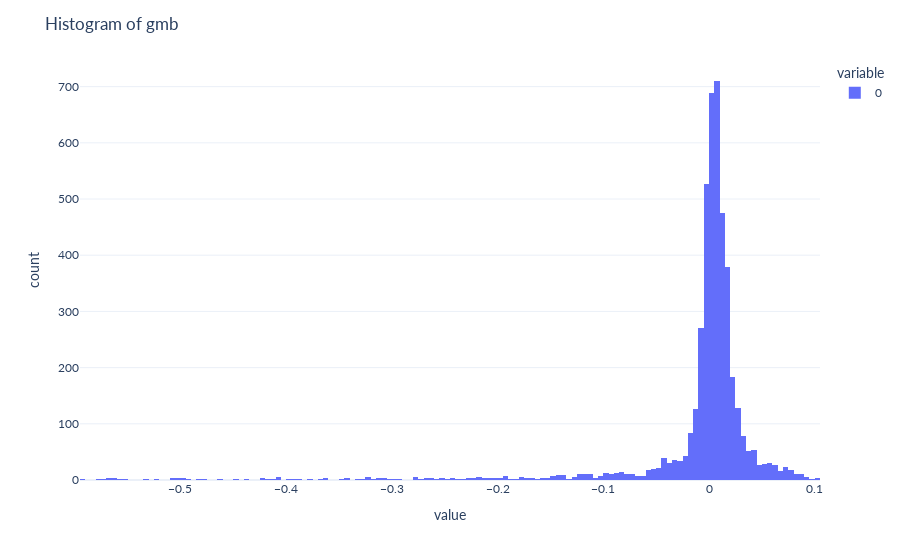

The cell this chart's notebook holds for it:
### Code cell
fig = px.histogram(mb_train_y[:, 1])
fig.update_layout(title_text = 'Histogram of gmb')

fig.update_layout(template = "plotly_white")
fig.update_layout(font_family = "Lato")

fig.show()

### Figure 1 — Plotly figure (JSON) as saved in the notebook; plotly's stock layout.template omitted (floating-point values rounded to 4 significant figures; data arrays with more than 128 entries replaced by an {"elided": "..."} marker saying what was removed)
{"data": [{"alignmentgroup": "True", "bingroup": "x", "hovertemplate": "variable=0<br>value=%{x}<br>count=%{y}<extra></extra>", "legendgroup": "0", "marker": {"color": "#636efa", "pattern": {"shape": ""}}, "name": "0", "offsetgroup": "0", "orientation": "v", "showlegend": true, "type": "histogram", "x": {"elided": "4518 float values"}, "xaxis": "x", "yaxis": "y"}], "layout": {"barmode": "relative", "font": {"family": "Lato"}, "legend": {"title": {"text": "variable"}, "tracegroupgap": 0}, "margin": {"t": 60}, "title": {"text": "Histogram of gmb"}, "xaxis": {"anchor": "y", "domain": [0, 1], "title": {"text": "value"}}, "yaxis": {"anchor": "x", "domain": [0, 1], "title": {"text": "count"}}}}
